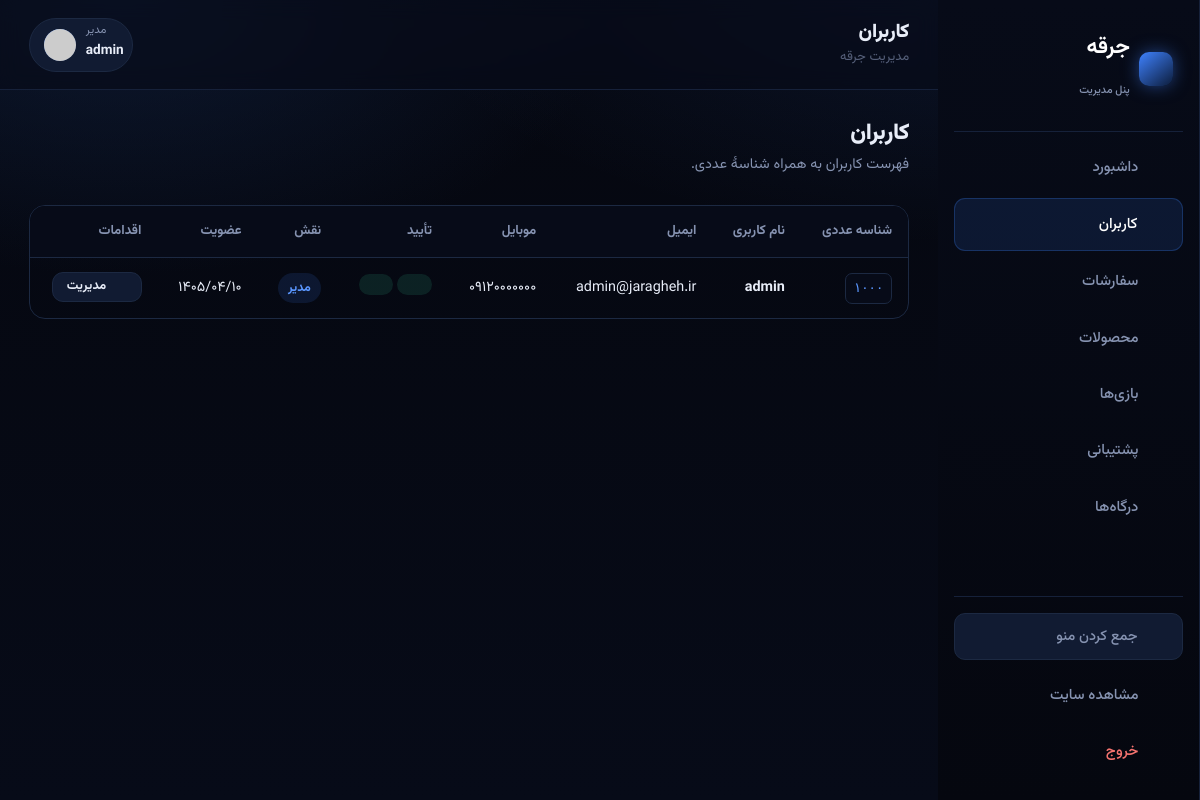
The page /admin/users.php (signed in) on the database its author committed.
### tables this page shows
CREATE TABLE IF NOT EXISTS `users` (
  `id` INT UNSIGNED NOT NULL AUTO_INCREMENT,
  `username` VARCHAR(50) NOT NULL,
  `email` VARCHAR(120) NOT NULL,
  `phone` VARCHAR(15) NOT NULL,
  `password` VARCHAR(255) NOT NULL,
  `email_verified` TINYINT(1) NOT NULL DEFAULT 0,
  `phone_verified` TINYINT(1) NOT NULL DEFAULT 0,
  `role` ENUM('user','admin') NOT NULL DEFAULT 'user',
  `banned` TINYINT(1) NOT NULL DEFAULT 0,
  `can_use_gateway` TINYINT(1) NOT NULL DEFAULT 1,
  `created_at` TIMESTAMP NOT NULL DEFAULT CURRENT_TIMESTAMP,
  PRIMARY KEY (`id`),
  UNIQUE KEY `uq_username` (`username`),
  UNIQUE KEY `uq_email` (`email`),
  UNIQUE KEY `uq_phone` (`phone`)
);

### backend/core/helpers.php (called while the page is built, shortened)
<?php
require_once __DIR__ . '/db.php';
function url(string $path = ''): string
{
    return BASE_URL . '/' . ltrim($path, '/');
}
function e($value): string
{
    return htmlspecialchars((string)$value, ENT_QUOTES, 'UTF-8');
}
function current_user(): ?array
{
    $stmt = db()->prepare('SELECT * FROM users WHERE id = ?');
    $stmt->execute([$_SESSION['user_id']]);
    $cache = $stmt->fetch() ?: null;
    return $cache;
}
function require_login(): array
{
    $u = current_user();
    return $u;
}
function require_admin(): array
{
    $u = require_login();
    return $u;
}
function avatar_url(string $username, int $size = 80): string
{
    $seed = rawurlencode(trim($username) ?: 'user');
    $bgs  = 'b6e3f4,c0aede,d1d4f9,ffd5dc,ffdfbf,c6f6d5,fde68a';
    return 'https://api.dicebear.com/9.x/avataaars/svg?radius=50'
        . '&backgroundColor=' . $bgs
        . '&size=' . max(16, $size)
        . '&seed=' . $seed;
}
function fa_num($input): string
{
    $en = ['0', '1', '2', '3', '4', '5', '6', '7', '8', '9'];
    $fa = ['۰', '۱', '۲', '۳', '۴', '۵', '۶', '۷', '۸', '۹'];
    return str_replace($en, $fa, (string)$input);
}
function gregorian_to_jalali(int $gy, int $gm, int $gd): array
{
    $g_d_m = [0, 31, 59, 90, 120, 151, 181, 212, 243, 273, 304, 334];
    $gy2 = ($gm > 2) ? ($gy + 1) : $gy;
    $days = 355666 + (365 * $gy) + intdiv($gy2 + 3, 4) - intdiv($gy2 + 99, 100)
          + intdiv($gy2 + 399, 400) + $gd + $g_d_m[$gm - 1];
    $jy = -1595 + (33 * intdiv($days, 12053));
    $days %= 12053;
    $jy += 4 * intdiv($days, 1461);
    $days %= 1461;
    if ($days > 365) {
        $jy += intdiv($days - 1, 365);
        $days = ($days - 1) % 365;
    }
    if ($days < 186) {
        $jm = 1 + intdiv($days, 31);
        $jd = 1 + ($days % 31);
    } else {
        $jm = 7 + intdiv($days - 186, 30);
        $jd = 1 + (($days - 186) % 30);
    }
    return [$jy, $jm, $jd];
}
function jdate_fa($datetime, bool $withTime = false): string
{
    $ts = is_numeric($datetime) ? (int)$datetime : strtotime((string)$datetime);
    [$jy, $jm, $jd] = gregorian_to_jalali((int)date('Y', $ts), (int)date('n', $ts), (int)date('j', $ts));
    $out = sprintf('%04d/%02d/%02d', $jy, $jm, $jd);
    return fa_num($out);
}

### backend/core/db.php (called while the page is built, shortened)
<?php
function db(): PDO
{
    static $pdo = null;
    if ($pdo instanceof PDO) {
        return $pdo;
    }
    $dsn = 'mysql:host=' . DB_HOST . ';dbname=' . DB_NAME . ';charset=' . DB_CHARSET;
    $options = [
        PDO::ATTR_ERRMODE            => PDO::ERRMODE_EXCEPTION,
        PDO::ATTR_DEFAULT_FETCH_MODE => PDO::FETCH_ASSOC,
        PDO::ATTR_EMULATE_PREPARES   => false,
    ];
    try {
        $pdo = new PDO($dsn, DB_USER, DB_PASS, $options);
    } catch (PDOException $e) {
        if (DEV_MODE) {
            die('خطا در اتصال به دیتابیس: ' . htmlspecialchars($e->getMessage()));
        }
        die('در حال حاضر امکان اتصال به سرویس وجود ندارد. لطفاً بعداً تلاش کنید.');
    }
    return $pdo;
}

### admin/users.php (the view, shortened to what this page needs)
<?php
require_once __DIR__ . '/../backend/core/helpers.php';
$active = 'users';
$pageTitle = 'کاربران';
$users = db()->query('SELECT * FROM users ORDER BY id DESC')->fetchAll();
require __DIR__ . '/../backend/core/icons.php';
require __DIR__ . '/../frontend/views/inc/admin_header.php';
?>
<div class="page-title">
  <h2>کاربران</h2>
  <p>فهرست کاربران به همراه شناسهٔ عددی.</p>
</div>
<div class="table-wrap">
  <table class="tbl">
    <thead>
      <tr><th>شناسه عددی</th><th>نام کاربری</th><th>ایمیل</th><th>موبایل</th><th>تأیید</th><th>نقش</th><th>عضویت</th><th>اقدامات</th></tr>
    </thead>
    <tbody>
      <?php foreach ($users as $u):
      ?>
        <tr>
          <td><span class="id-chip"><?= fa_num($u['id']) ?></span></td>
          <td>
            <b><?= e($u['username']) ?></b>
          </td>
          <td dir="ltr" style="text-align:right"><?= e($u['email']) ?></td>
          <td dir="ltr" style="text-align:right"><?= fa_num($u['phone']) ?></td>
          <td style="white-space:nowrap">
            <span class="badge <?= $u['email_verified'] ? 'ok' : 'no' ?>" title="ایمیل"><?= icon('mail') ?></span>
            <span class="badge <?= $u['phone_verified'] ? 'ok' : 'no' ?>" title="موبایل"><?= icon('phone') ?></span>
          </td>
          <td><?= $u['role'] === 'admin' ? '<span class="badge info">مدیر</span>' : 'کاربر' ?></td>
          <td style="white-space:nowrap"><?= jdate_fa($u['created_at']) ?></td>
          <td style="white-space:nowrap">
            <a href="<?= url('admin/user.php?id=' . (int)$u['id']) ?>" class="btn btn-soft btn-sm">
              <?= icon('edit') ?> مدیریت
            </a>
          </td>
        </tr>
      <?php endforeach; ?>
    </tbody>
  </table>
</div>
<?php require __DIR__ . '/../frontend/views/inc/admin_footer.php'; ?>

### frontend/views/inc/admin_header.php (shortened to what this page needs)
<?php
require_once __DIR__ . '/../../../backend/core/helpers.php';
require_once __DIR__ . '/../../../backend/core/icons.php';
$me = require_admin();
$active = $active ?? 'dash';
$pageTitle = $pageTitle ?? 'پنل مدیریت';
function anav(string $key, string $active): string { return $key === $active ? 'active' : ''; }
?>
<!DOCTYPE html>
<html lang="fa" dir="rtl">
<head>
<link rel="stylesheet" href="<?= url('frontend/assets/css/style.css') ?>">
</head>
<body>
<div class="panel-shell">
  <aside class="sidebar" id="sidebar">
    <a href="<?= url('admin/index.php') ?>" class="brand">
      <span class="spark"><?= icon('shield') ?></span>
      <span class="brand-text"><b><?= e(SITE_NAME) ?></b><br><span class="tag" style="font-size:.68rem;color:var(--muted)">پنل مدیریت</span></span>
    </a>
    <nav class="side-nav">
      <a href="<?= url('admin/index.php') ?>" class="<?= anav('dash',$active) ?>" title="داشبورد"><?= icon('gauge') ?> <span class="nav-label">داشبورد</span></a>
      <a href="<?= url('admin/users.php') ?>" class="<?= anav('users',$active) ?>" title="کاربران"><?= icon('users') ?> <span class="nav-label">کاربران</span></a>
      <a href="<?= url('admin/orders.php') ?>" class="<?= anav('orders',$active) ?>" title="سفارشات"><?= icon('orders') ?> <span class="nav-label">سفارشات</span></a>
      <a href="<?= url('admin/products.php') ?>" class="<?= anav('products',$active) ?>" title="محصولات"><?= icon('box') ?> <span class="nav-label">محصولات</span></a>
      <a href="<?= url('admin/games.php') ?>" class="<?= anav('games',$active) ?>" title="بازی‌ها"><?= icon('gamepad') ?> <span class="nav-label">بازی‌ها</span></a>
      <a href="<?= url('admin/support.php') ?>" class="<?= anav('support',$active) ?>" title="پشتیبانی"><?= icon('ticket') ?> <span class="nav-label">پشتیبانی</span></a>
      <a href="<?= url('admin/settings.php') ?>" class="<?= anav('settings',$active) ?>" title="درگاه‌ها"><?= icon('gateway') ?> <span class="nav-label">درگاه‌ها</span></a>
    </nav>
    <div class="side-foot">
      <button class="sidebar-collapse" id="sidebarCollapse" type="button" aria-label="جمع کردن منو" title="جمع کردن منو">
        <?= icon('chevron') ?> <span class="nav-label">جمع کردن منو</span>
      </button>
      <nav class="side-nav">
        <a href="<?= url('index.php') ?>" title="مشاهده سایت"><?= icon('home') ?> <span class="nav-label">مشاهده سایت</span></a>
        <a href="<?= url('logout.php') ?>" class="logout" title="خروج"><?= icon('logout') ?> <span class="nav-label">خروج</span></a>
      </nav>
    </div>
  </aside>
  <div class="panel-main">
    <div class="panel-top">
      <div>
        <h1><?= e($pageTitle) ?></h1>
        <div class="crumb">مدیریت <?= e(SITE_NAME) ?></div>
      </div>
      <div class="profile-btn" style="cursor:default">
        <span class="who" style="text-align:left">
          <small>مدیر</small><b><?= e($me['username']) ?></b>
        </span>
        <span class="av"><img src="<?= e(avatar_url($me['username'], 64)) ?>" alt="" width="32" height="32"></span>
      </div>
    </div>
    <div class="panel-body">

### backend/core/icons.php (shortened to what this page needs)
<?php
function icon(string $name, string $cls = ''): string
{
    $body = $p[$name] ?? '';
    $class = trim('icn ' . $cls);
    return '<svg class="' . e($class) . '" viewBox="0 0 24 24" fill="none" stroke="currentColor" '
        . 'stroke-width="1.8" stroke-linecap="round" stroke-linejoin="round" aria-hidden="true">'
        . $body . '</svg>';
}

### rows shown on the page
users: username "admin", id "۱۰۰۰", email "admin@jaragheh.ir", phone "۰۹۱۲۰۰۰۰۰۰۰", role "مدیر", created_at "۱۴۰۵/۰۴/۱۰"

### other values the page prints
SITE_NAME "جرقه"
$pageTitle "کاربران"
